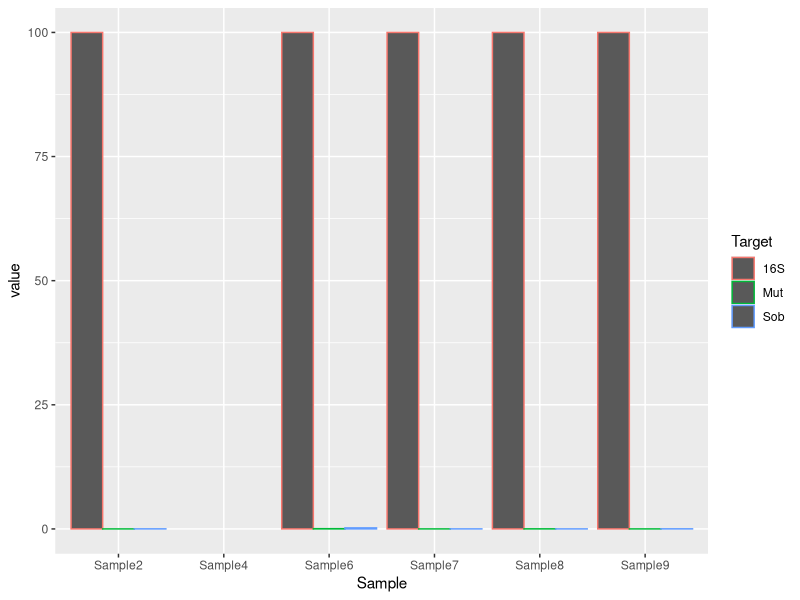
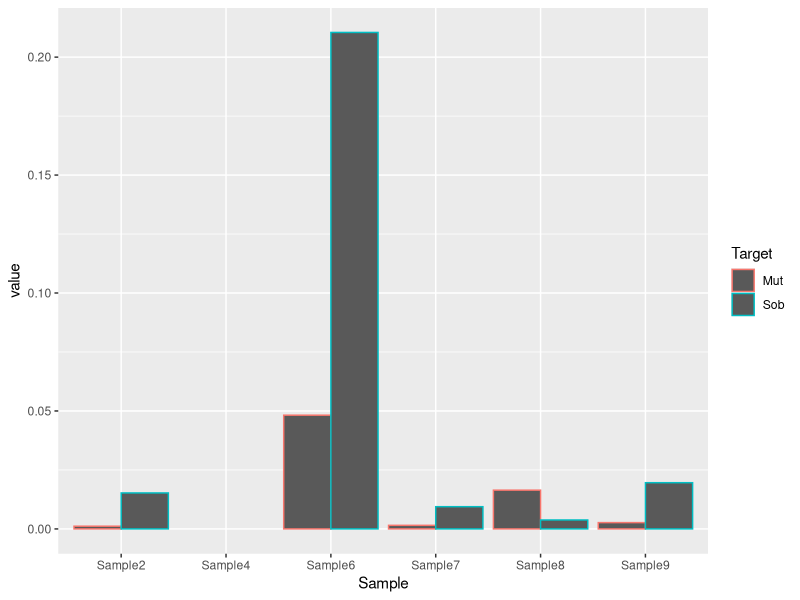

Generate these figures, in order, with R:
## ---- chunk 1
knitr::opts_chunk$set(echo = TRUE)
## ---- chunk 2
library(dplyr)
library(tidyr)
library(ggplot2)
## ---- chunk 3
#Load data
cqres <- read.csv("2022-06-03_cq_results.csv", stringsAsFactors = T) #replace "2022-06-03_cq_results.csv" with file name

head(cqres)

#filter the data to only include the information necessary for analysis
cq <- cqres %>%
  select(Target, Sample, Cq) %>% 
  group_by(Target, Sample) %>%
  summarise(mean_cq = mean(Cq)) #collapse by target and sample to get the average Cq

head(cq) #preview data
## ---- chunk 4
#calculate relative quantification of S. Mutans and S. Sobrinus by using the delta delta equation
quant <- cq %>%
  pivot_wider(names_from = "Target", values_from = c("mean_cq")) %>%
  mutate(N16S = (2**-coalesce(`16S`-`16S`)*100),       #For each target, subtract the standard from the target and use the deltadelta equation
         NMut= (2**-coalesce(Mut - `16S`)*100),        #Using the same name for the mutated columns as the original columns will make things difficult
         Sob = (2**-coalesce(Sob_alt -`16S`)*100)) %>%
  select(Sample, N16S, NMut, Sob) %>%                 #Select only the sample and mutated columns (List each target)
  pivot_longer(cols = N16S:Sob, names_to = "Target")
  
#This step is NOT necessary. This renames the specified mutated columns into more readable names
quant$Target[quant$Target == "N16S"] = "16S"
quant$Target[quant$Target == "NMut"] = "Mut"

head(quant) #preview data
## ---- chunk 5
#Plot data to visualize
ggplot(quant, aes(x=Sample, y = value, color = Target)) +
  geom_bar(stat = "identity", position = position_dodge())
## ---- chunk 6
#filter out 16S
mutnsob <- quant %>%
  filter(Target != "16S")

ggplot(mutnsob, aes(x=Sample, y = value, color = Target)) +
  geom_bar(stat = "identity", position = position_dodge())
